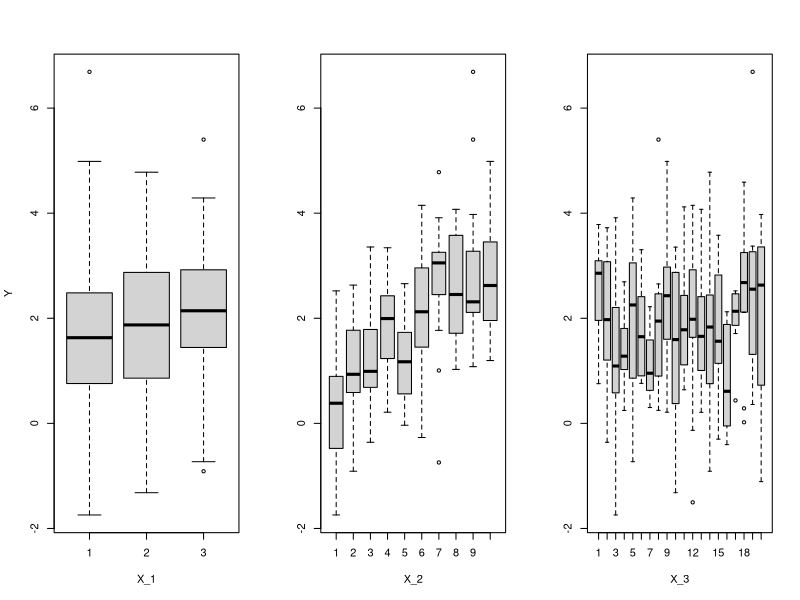

Reproduce this figure in R.
## ---- chunk 1
#| code-fold: true
#| warning: false

# Install packages for later use
library(ggplot2)
library(dplyr)
library(tidyr)

# Set a seed for reproducibility
set.seed(17)

## ---- chunk 2

# Generate data for 'n' observations
generate_data <- function(n = 200){

    # define number of observations to be 200
    n_obs <- n

    # generate categorical variables for dataset
    # add prob = c(p, p, p) to adjust group representation
    X_1 <- factor(sample(1:3, n_obs, replace = TRUE), levels = 1:3)
    X_2 <- factor(sample(1:10, n_obs, replace = TRUE), levels = 1:10)
    X_3 <- factor(sample(1:20, n_obs, replace= TRUE), levels = 1:20)

    # generate outcome variable based on X_2 values plus random noise
    Y <- ifelse(X_2 == 1, 0.5,
         ifelse(X_2 %in% 2:3, 1,
         ifelse(X_2 %in% 4:6, 1.75, 2.75))) + rnorm(n_obs)

    # combine data to one data frame and return
    data.frame(Y, X_1, X_2, X_3)
}

sample_data <- generate_data()
head(sample_data)
## ---- chunk 3

yl <- range(sample_data$Y)

par(mfrow = c(1,3))
plot(Y ~ X_1, data = sample_data, xlab = 'X_1', ylab = 'Y', ylim = yl)
plot(Y ~ X_2, data = sample_data, xlab = 'X_2', ylab = '', ylim = yl)
plot(Y ~ X_3, data = sample_data, xlab = 'X_3', ylab = '', ylim = yl)

## ---- chunk 4

lm1 <- lm(Y ~ X_1 + X_2 + X_3, data = sample_data)
summary(lm1)

## ---- chunk 5

model.matrix(Y ~ X_1 + X_2 + X_3, data = sample_data) |> head()

## ---- chunk 6

lm_cell_full <- lm(Y ~ X_1:X_2:X_3 - 1, data = sample_data)
summary(lm_cell_full)
model.matrix(Y ~ X_1:X_2:X_3 - 1, data = sample_data) |> head()

## ---- chunk 7

X_t <- model.matrix(~ X_1 + X_2 + X_3, data = sample_data)[, -1]
X_s <- model.matrix(~ X_1 + X_2 + X_3, data = sample_data,
        contrasts.arg = list(X_1 = contr.sum, X_2 = contr.sum, X_3 = contr.sum))[, -1]

X_s |> head()
